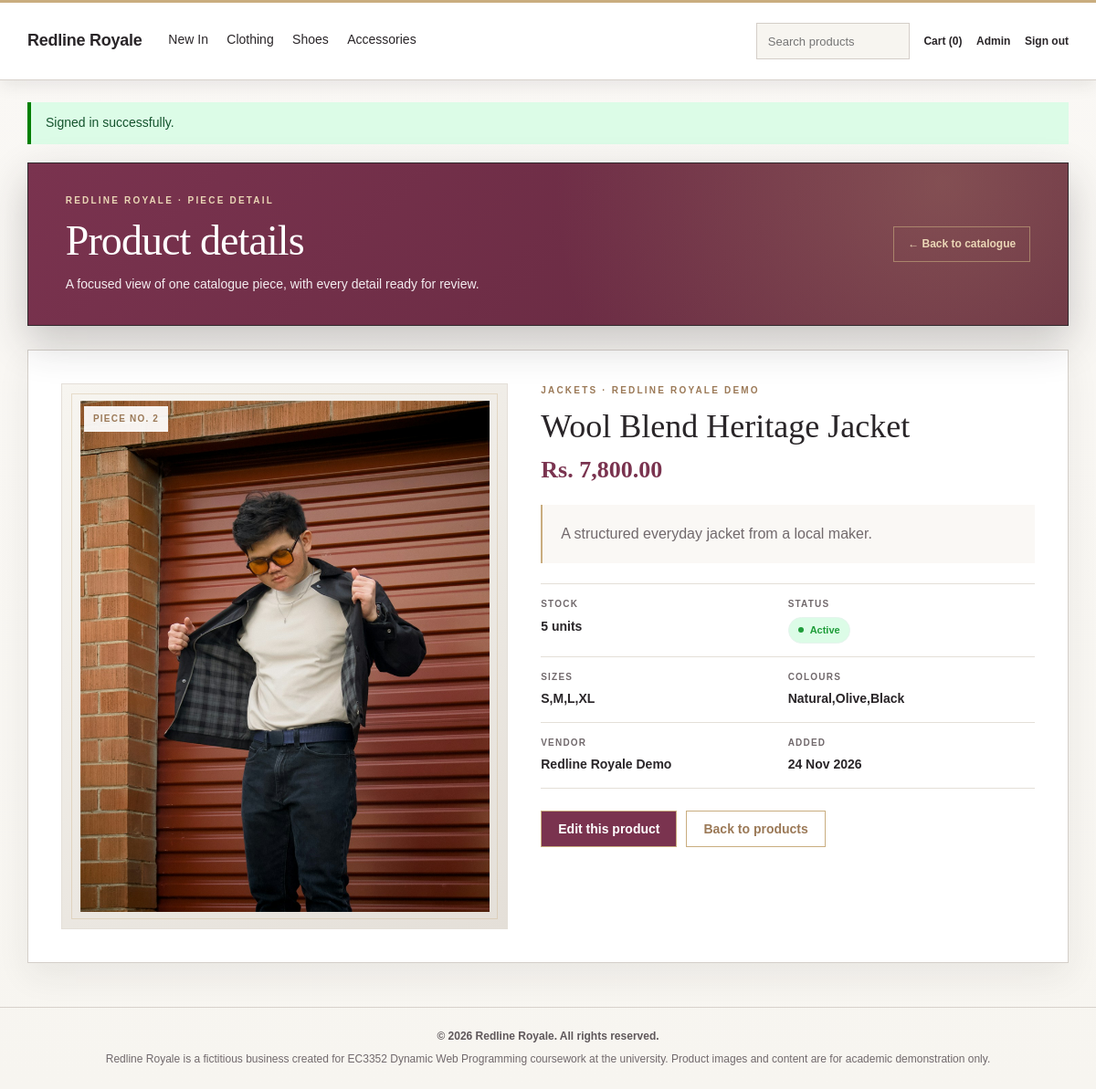
/admin-product-view.php?id=2 (signed in), run on the app's committed database.
### tables this page shows
CREATE TABLE products (
  product_id INT UNSIGNED AUTO_INCREMENT PRIMARY KEY,
  vendor_id INT UNSIGNED NOT NULL,
  category_id INT UNSIGNED NOT NULL,
  title VARCHAR(180) NOT NULL,
  description TEXT,
  price DECIMAL(10,2) NOT NULL CHECK (price >= 0),
  stock INT UNSIGNED NOT NULL DEFAULT 0,
  image_url VARCHAR(255),
  status ENUM('active','inactive')
    NOT NULL DEFAULT 'active',
  views INT UNSIGNED NOT NULL DEFAULT 0,
  FOREIGN KEY (vendor_id) REFERENCES users(user_id),
  FOREIGN KEY (category_id)
    REFERENCES categories(category_id)
);

CREATE TABLE categories (
  category_id INT UNSIGNED AUTO_INCREMENT PRIMARY KEY,
  name VARCHAR(80) NOT NULL UNIQUE
);

### includes/bootstrap.php (called while the page is built, shortened)
<?php
function e($value) { return htmlspecialchars((string)$value, ENT_QUOTES, 'UTF-8'); }
function asset_url($path) { $path = ltrim((string)$path, '/'); if (str_starts_with($path, 'assets/images/')) $path = substr($path, 7); $base = trim(str_replace('\\', '/', dirname($_SERVER['SCRIPT_NAME'] ?? '/')), '/'); return ($base === '' ? '' : '/'.$base).'/'.$path; }
function product_image_url(array $product) {
    $title = mb_strtolower(trim((string)($product['title'] ?? '')));
    $image = (string)($product['image_url'] ?? '');
    return $image ?: 'images/products/heritage-cotton-kurta.svg';
}

### public/admin-product-view.php (the view, shortened to what this page needs)
<?php
require_once __DIR__.'/../includes/bootstrap.php';
$id = (int)($_GET['id'] ?? 0);
$st = $pdo->prepare("SELECT p.*,c.name category,COALESCE(v.business_name,u.full_name) vendor FROM products p JOIN categories c ON c.category_id=p.category_id JOIN users u ON u.user_id=p.vendor_id LEFT JOIN vendor_profiles v ON v.user_id=p.vendor_id WHERE p.product_id=?");
$st->execute([$id]);
$product = $st->fetch();
include __DIR__.'/../includes/header.php';
?>
<section class="admin-premium-hero admin-premium-hero--compact">
  <div>
    <p class="admin-premium-kicker">Redline Royale · Piece detail</p>
    <h1>Product details</h1>
    <p>A focused view of one catalogue piece, with every detail ready for review.</p>
  </div>
  <a class="admin-premium-back" href="admin-products.php">← Back to catalogue</a>
</section>
<section class="admin-premium-detail">
  <div class="admin-premium-detail-media">
    <span class="admin-premium-media-badge">Piece No. <?=(int)$product['product_id']?></span>
    <img src="<?=e(asset_url(product_image_url($product)))?>" alt="<?=e($product['title'])?>">
  </div>
  <div class="admin-premium-detail-copy">
    <p class="admin-premium-kicker admin-premium-kicker--dark"><?=e($product['category'])?> · <?=e($product['vendor'])?></p>
    <h2><?=e($product['title'])?></h2>
    <p class="price admin-premium-price-large">Rs. <?=number_format((float)$product['price'],2)?></p>
    <p class="admin-premium-description"><?=nl2br(e($product['description']))?></p>
    <dl class="admin-premium-facts">
      <div><dt>Stock</dt><dd><?=(int)$product['stock']?> units</dd></div>
      <div><dt>Status</dt><dd><span class="admin-premium-status <?= $product['status']==='active'?'is-active':'is-inactive' ?>"><?=e(ucfirst($product['status']))?></span></dd></div>
      <div><dt>Sizes</dt><dd><?=e($product['sizes'])?></dd></div>
      <div><dt>Colours</dt><dd><?=e($product['colours'])?></dd></div>
      <div><dt>Vendor</dt><dd><?=e($product['vendor'])?></dd></div>
      <div><dt>Added</dt><dd><?=e(date('d M Y', strtotime((string)($product['created_at'] ?? 'now'))))?></dd></div>
    </dl>
    <div class="admin-premium-detail-actions">
      <a class="button" href="admin-product-edit.php?id=<?=(int)$product['product_id']?>">Edit this product</a>
      <a class="button button-secondary" href="admin-products.php">Back to products</a>
    </div>
  </div>
</section>
<?php include __DIR__.'/../includes/footer.php'; ?>

### data on the page
products: product_id "2", image_url (picture), category.name "JACKETS", title "Wool Blend Heritage Jacket", price "7,800.00", description "A structured everyday jacket from a local maker.", stock "5", status "Active", sizes "S,M,L,XL", colours "Natural,Olive,Black", created_at "24 Nov 2026"

### other printed values
$bagCount "0"
$accountLabel "Admin"
$notice "Signed in successfully."
$product['vendor'] "REDLINE ROYALE DEMO"
$product['vendor'] "Redline Royale Demo"
